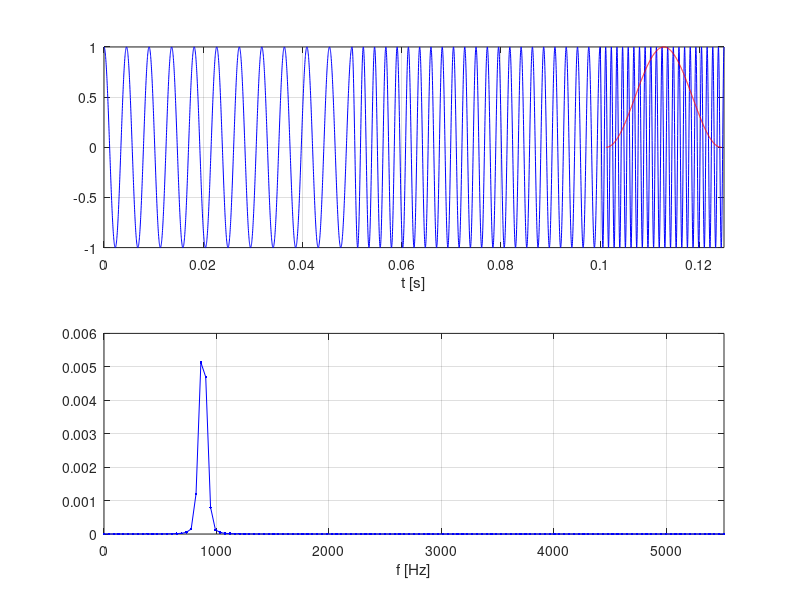
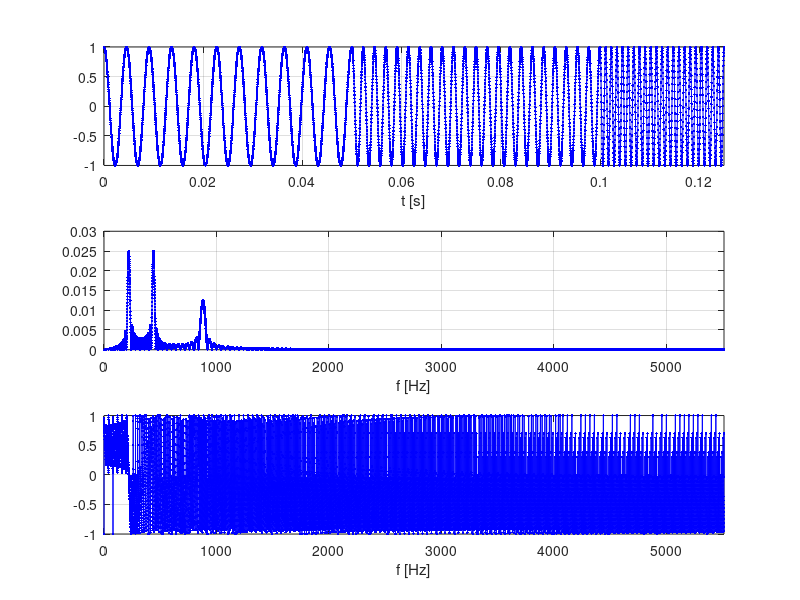
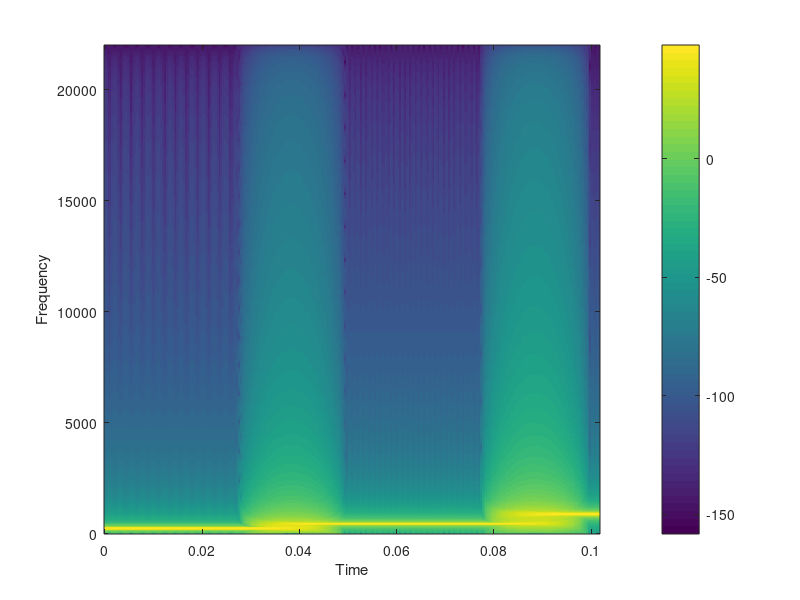

Here is the MATLAB script that generated these plots, in order:
% m-plik skryptowy: demo_efektu_okienkowania.m
%
% Teoria sygnalow
% Elektronika
% AGH 
%
% Tu korzystam z funkcji specgram;
%
% (C) P.Korohoda, 12/01/2017; 17/12/2021;

clc; clear; close all;

fp=44100;   dt=1/fp;
f1=220;     f2=440;       f3=880;
T1=0.05;    T2=0.05;      T3=0.025;
t1=0:dt:T1; t2=dt:dt:T2;  t3=dt:dt:T3;

t=[t1,t2+T1,t3+T1+T2];
x1=cos(2*pi*f1*t1);
    x2=cos(2*pi*f2*t2);
        x3=cos(2*pi*f3*t3);
        
x=[x1,x2,x3];

f=0:0.5:fp/8;
td1=T1/2; td2=T1+T2/2; td3=T1+T2+T3/2;
X=0.5*T1*sinc((f+f1)*T1).*exp(-j*2*pi*(f+f1)*td1);
    X=X+0.5*T2*sinc((f+f2)*T2).*exp(-j*2*pi*(f+f2)*td2);
        X=X+0.5*T3*sinc((f+f3)*T3).*exp(-j*2*pi*(f+f3)*td3);
            X=X+0.5*T1*sinc((f-f1)*T1).*exp(-j*2*pi*(f-f1)*td1);
                X=X+0.5*T2*sinc((f-f2)*T2).*exp(-j*2*pi*(f-f2)*td2);
                    X=X+0.5*T3*sinc((f-f3)*T3).*exp(-j*2*pi*(f-f3)*td3);
                    
   tic;        
   K=2^10; dK=round(K/64);  w=hann(K);
   [B,fx,tx]=specgram(x,K,fp,w,K-dK);
   czas_obl_specgram=toc,        
        
    pokaz=1;    
    if pokaz    
    figure(1);
        [Nf,Nt]=size(B); T=(K-1)*dt;
        B=B*dt;
        tic;
        for n=1:Nt-1
            subplot(2,1,1); plot(t,x,'b-'); grid on; hold on;
                            plot(tx(n):dt:tx(n)+T,w,'r'); 
                                ylim([-1,1]);   xlim([t(1),t(end)]);   xlabel('t [s]');
            subplot(2,1,2); plot(fx,abs(B(:,n)),'b.-'); grid on;
                                ylim([0,6e-3]); xlim([f(1),f(end)]);   xlabel('f [Hz]');
            pause(0.05);
            if n<Nt-1, clf; end;
        end
        czas_tej_zabawy=toc,
    end

    figure(2);
        subplot(3,1,1);    plot(t,x,'b.-');      grid on;
                                xlim([t(1),t(end)]);   xlabel('t [s]');
        subplot(3,1,2);    plot(f,abs(X),'b.-'); grid on;
                                xlim([f(1),f(end)]);   xlabel('f [Hz]');
        subplot(3,1,3);    plot(f,angle(X)/pi,'b.-'); grid on;
                                xlim([f(1),f(end)]);   xlabel('f [Hz]');
                       
    figure(3); fmin=f(1); fmax=f(end); % te parametry mozna i warto zmieniac;
               specgram(x,K,fp,w,K-dK); colorbar;
               % ylim([fmin,fmax]);
    
    soundsc(x,fp);

% KONIEC PLIKU;